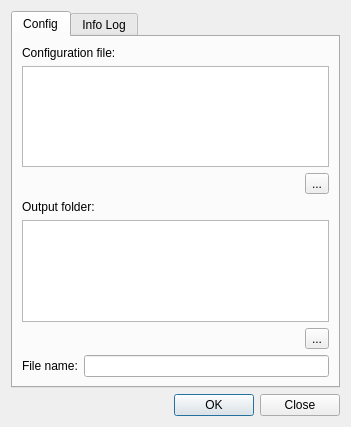
<?xml version="1.0" encoding="UTF-8"?>
<ui version="4.0">
 <class>dlg_recursive_epa</class>
 <widget class="QDialog" name="dlg_recursive_epa">
  <property name="geometry">
   <rect>
    <x>0</x>
    <y>0</y>
    <width>351</width>
    <height>427</height>
   </rect>
  </property>
  <property name="windowTitle">
   <string>Epa Multi Calls</string>
  </property>
  <layout class="QGridLayout" name="gridLayout">
   <item row="3" column="0">
    <layout class="QGridLayout" name="lyt_buttons">
     <item row="0" column="0">
      <widget class="QLabel" name="lbl_time">
       <property name="text">
        <string/>
       </property>
      </widget>
     </item>
     <item row="0" column="1">
      <spacer name="horizontalSpacer">
       <property name="orientation">
        <enum>Qt::Horizontal</enum>
       </property>
       <property name="sizeHint" stdset="0">
        <size>
         <width>40</width>
         <height>20</height>
        </size>
       </property>
      </spacer>
     </item>
     <item row="0" column="2">
      <widget class="QPushButton" name="btn_accept">
       <property name="text">
        <string>OK</string>
       </property>
      </widget>
     </item>
     <item row="0" column="3">
      <widget class="QPushButton" name="btn_close">
       <property name="text">
        <string>Close</string>
       </property>
      </widget>
     </item>
    </layout>
   </item>
   <item row="0" column="0">
    <widget class="QTabWidget" name="mainTab">
     <property name="currentIndex">
      <number>0</number>
     </property>
     <widget class="QWidget" name="tab_config">
      <attribute name="title">
       <string>Config</string>
      </attribute>
      <layout class="QGridLayout" name="gridLayout_3">
       <item row="1" column="0" colspan="2">
        <widget class="QTextEdit" name="data_config_file"/>
       </item>
       <item row="3" column="0" colspan="2">
        <widget class="QLabel" name="lbl_output_folder">
         <property name="text">
          <string>Output folder:</string>
         </property>
        </widget>
       </item>
       <item row="7" column="1">
        <widget class="QLineEdit" name="txt_prefix"/>
       </item>
       <item row="5" column="0" colspan="2" alignment="Qt::AlignRight">
        <widget class="QToolButton" name="btn_push_output_folder">
         <property name="text">
          <string>...</string>
         </property>
        </widget>
       </item>
       <item row="2" column="0" colspan="2" alignment="Qt::AlignRight">
        <widget class="QToolButton" name="btn_push_config_file">
         <property name="text">
          <string>...</string>
         </property>
        </widget>
       </item>
       <item row="4" column="0" colspan="2">
        <widget class="QTextEdit" name="data_output_folder"/>
       </item>
       <item row="7" column="0">
        <widget class="QLabel" name="lbl_filename">
         <property name="text">
          <string>File name:</string>
         </property>
        </widget>
       </item>
       <item row="0" column="0" colspan="2">
        <widget class="QLabel" name="lbl_config_file">
         <property name="text">
          <string>Configuration file:</string>
         </property>
        </widget>
       </item>
      </layout>
     </widget>
     <widget class="QWidget" name="tab_infolog">
      <attribute name="title">
       <string>Info Log</string>
      </attribute>
      <layout class="QGridLayout" name="gridLayout_4">
       <item row="0" column="0">
        <widget class="QTextEdit" name="txt_infolog"/>
       </item>
      </layout>
     </widget>
    </widget>
   </item>
  </layout>
 </widget>
 <tabstops>
  <tabstop>mainTab</tabstop>
  <tabstop>data_config_file</tabstop>
  <tabstop>btn_push_config_file</tabstop>
  <tabstop>data_output_folder</tabstop>
  <tabstop>btn_push_output_folder</tabstop>
  <tabstop>txt_prefix</tabstop>
  <tabstop>txt_infolog</tabstop>
  <tabstop>btn_accept</tabstop>
  <tabstop>btn_close</tabstop>
 </tabstops>
 <resources/>
 <connections/>
</ui>
